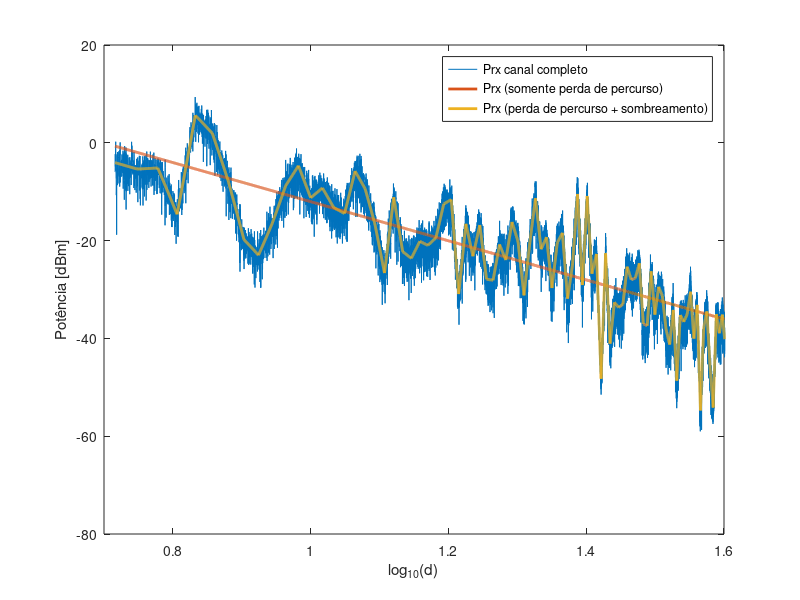
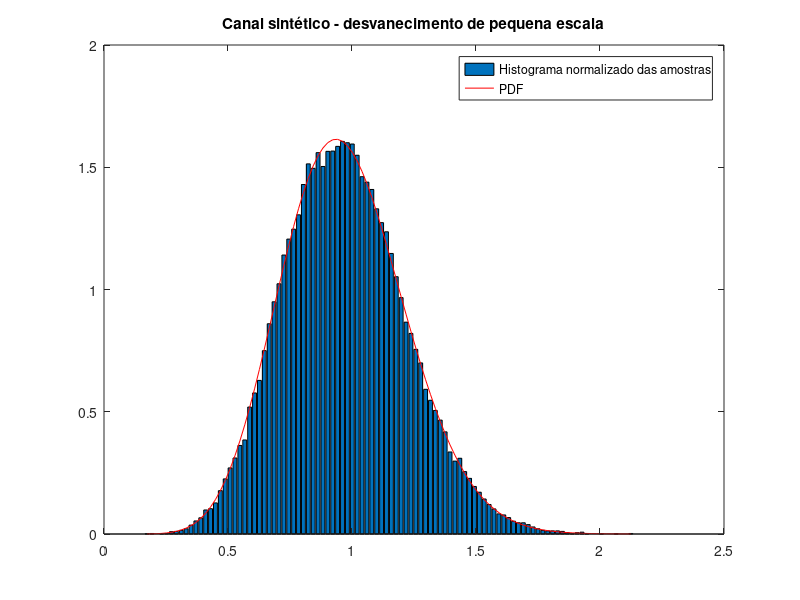

The MATLAB source for these figures, in order:
% Parâmetros para geração do canal sintético
sPar.d0 = 5;                     % distância de referência d0
sPar.P0 = 0;                     % Potência medida na distância de referência d0
sPar.nPoints = 50000;            % Número de amostras da rota de medição
sPar.totalLength = 100;          % Distância final da rota de medição
sPar.n = 4;                      % Expoente de perda de percurso
sPar.sigma = 6;                  % Desvio padrão do shadowing em dB
sPar.shadowingWindow = 200;      % Tamanho da janela de correlação do shadowing (colocar em função da distância de correlação)
sPar.m = 4;                      % Parâmetro de Nakagami
sPar.txPower = 0;                % Potência de transmissão em dBm
sPar.nCDF = 40;                  % Número de pontos da CDF normalizada
sPar.chFileName  = 'Prx_sintetico';
% Distância entre pontos de medição
sPar.dMed = sPar.totalLength/sPar.nPoints;
% Vetor de distâncias do transmissor (além da distância de referência)
vtDist = sPar.d0:sPar.dMed:sPar.totalLength;
% Número de amostras geradas
nSamples = length(vtDist);
% Geração da Perda de percurso (determinística)
vtPathLoss = sPar.P0 + 10*sPar.n*log10(vtDist./sPar.d0);
% Geração do Sombreamento (V.A. Gaussiana com média zero e desvio padrão sigma)
nShadowSamples = floor(nSamples/sPar.shadowingWindow);
vtShadowing = sPar.sigma*randn(1,nShadowSamples);
% Amostras para a última janela
restShadowing = sPar.sigma*randn(1,1)*ones(1,mod(nSamples,sPar.shadowingWindow));
% Repetição do mesmo valor de sombreamento durante a janela de correlação
vtShadowing = ones(sPar.shadowingWindow,1)*vtShadowing;
% Amostras organizadas em um vetor
vtShadowing = [reshape(vtShadowing,1,nShadowSamples*sPar.shadowingWindow),restShadowing];
% Filtragem para evitar variação abrupta do sombreamento (filtro média móvel)
% O sombreamento tem menos "2*jan" amostras devido a filtragem
jan = sPar.shadowingWindow/2;
iCont = 1;
for i = jan+1:nSamples-jan,
    vtShadCorr(iCont) = mean(vtShadowing(i-jan:i+jan));
    iCont = iCont+1;
end
% Ajuste do desvio padrão depois do filtro de correlação do sombreamento
vtShadCorr = vtShadCorr*std(vtShadowing)/std(vtShadCorr);
vtShadCorr = vtShadCorr - mean(vtShadCorr)+ mean(vtShadowing);
%
% Geração do desvanecimento de pequena escala: Nakagami fading
% PDF da envolvtória normalizada
fpNakaPdf = @(x)((2.*sPar.m.^sPar.m)./(gamma(sPar.m))).*x.^(2.*sPar.m-1).*exp(-(sPar.m.*x.^2));
% Gerador de números aleatórios com distribuição Nakagami
vtNakagamiNormEnvelope = slicesample(1,nSamples,'pdf',fpNakaPdf);
% Fading em dB (Potência)
vtNakagamiSampdB = 20.*log10(vtNakagamiNormEnvelope');
%
% Cálculo da Potência recebida
vtTxPower = sPar.txPower*ones(1,nSamples);
% Ajuste do número de amostras devido ao filtro de correlação do
% sombreamento (tira 2*"Jan" amostras)
vtTxPower = vtTxPower(jan+1:nSamples-jan);
vtPathLoss = vtPathLoss(jan+1:nSamples-jan);
vtFading = vtNakagamiSampdB(jan+1:nSamples-jan);
vtDist = vtDist(jan+1:nSamples-jan);
% Potência recebida
vtPrx = vtTxPower-vtPathLoss+vtShadCorr+vtFading;
%
% Salvamento dos dados
%    Para excel:
dlmwrite([sPar.chFileName '.txt'], [vtDist',vtPrx'], 'delimiter', '\t');
%    Matlab
save([sPar.chFileName '.mat'],'vtDist', 'vtPathLoss', 'vtShadCorr', 'vtFading', 'vtPrx');
%
% Mostra informações do canal sintético
disp('Canal sintético:')
disp(['   Média do sombreamento: ' num2str(mean(vtShadCorr)) ]);
disp(['   Std do sombreamento: ' num2str(std(vtShadCorr)) ]);
disp(['   Janela de correlação do sombreamento: ' num2str(sPar.shadowingWindow) ' amostras' ]);
disp(['   Expoente de path loss: ' num2str(sPar.n) ]);
disp(['   m de Nakagami: ' num2str(sPar.m) ]);
%
% Plot do desvanecimento de larga escala (gráfico linear)
figure;
% Log da distância
log_distancia = log10(vtDist);
% Potência recebida com canal completo
plot(log_distancia,vtPrx); hold all;
% Potência recebida com path loss
plot(log_distancia,sPar.txPower-vtPathLoss,'linewidth', 2)
% Potência recebida com path loss e shadowing
plot(log_distancia,sPar.txPower-vtPathLoss+vtShadCorr,'linewidth', 2)
%title('Canal sintético: Potência recebida no receptor vs. log da distância')
xlabel('log_{10}(d)');
ylabel('Potência [dBm]');
legend('Prx canal completo', 'Prx (somente perda de percurso)', 'Prx (perda de percurso + sombreamento)');
xlim([0.7 1.6])
%
% Plot da geração do desvanecimento Nakagami
figure;
[f,x] = hist(vtNakagamiNormEnvelope,100);
bar(x,f/trapz(x,f)); % Histograma normalizado = PDF (das amostras)
hold all;
plot(x,fpNakaPdf(x),'r'); % PDF da distribuição
title('Canal sintético - desvanecimento de pequena escala');
legend('Histograma normalizado das amostras','PDF');